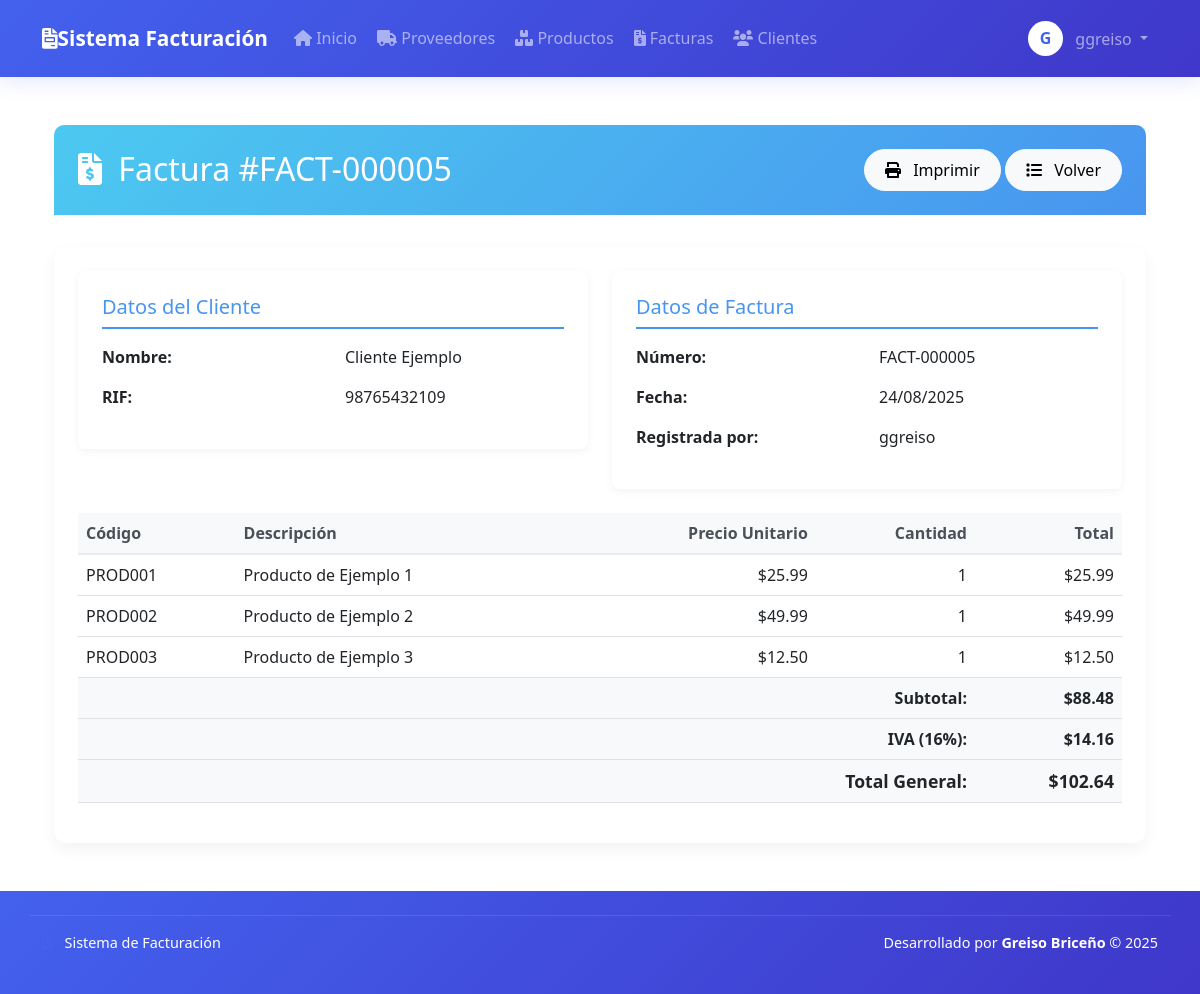
The app's page /facturacion/modules/invoices/view.php?id=5 (signed in) with its own data.
### tables this page shows
CREATE TABLE `invoices` (
  `id` int(11) NOT NULL,
  `invoice_number` varchar(20) NOT NULL,
  `client_id` int(11) NOT NULL,
  `date` date NOT NULL,
  `subtotal` decimal(10,2) NOT NULL,
  `tax` decimal(10,2) NOT NULL,
  `total` decimal(10,2) NOT NULL,
  `user_id` int(11) NOT NULL,
  `updated_by` int(11) DEFAULT NULL,
  `action_type` enum('created','updated','deleted') DEFAULT 'created',
  `status` varchar(20) NOT NULL DEFAULT 'pending',
  `created_at` timestamp NOT NULL DEFAULT CURRENT_TIMESTAMP,
  `updated_at` timestamp NULL DEFAULT NULL ON UPDATE CURRENT_TIMESTAMP
);

CREATE TABLE `clients` (
  `id` int(11) NOT NULL,
  `name` varchar(100) NOT NULL,
  `ruc` varchar(20) DEFAULT NULL,
  `address` text,
  `phone` varchar(20) DEFAULT NULL,
  `email` varchar(100) DEFAULT NULL,
  `created_at` timestamp NOT NULL DEFAULT CURRENT_TIMESTAMP,
  `updated_at` timestamp NULL DEFAULT NULL ON UPDATE CURRENT_TIMESTAMP,
  `created_by` int(11) DEFAULT NULL,
  `updated_by` int(11) DEFAULT NULL,
  `action_type` enum('created','updated','deleted') DEFAULT 'created'
);

CREATE TABLE `users` (
  `id` int(11) NOT NULL,
  `username` varchar(50) NOT NULL,
  `password` varchar(255) NOT NULL,
  `role` varchar(20) NOT NULL DEFAULT 'user',
  `created_at` timestamp NOT NULL DEFAULT CURRENT_TIMESTAMP
);

CREATE TABLE `invoice_details` (
  `id` int(11) NOT NULL,
  `invoice_id` int(11) NOT NULL,
  `product_id` int(11) NOT NULL,
  `quantity` decimal(10,3) NOT NULL,
  `unit_price` decimal(10,2) NOT NULL,
  `total_price` decimal(10,2) NOT NULL
);

CREATE TABLE `products` (
  `id` int(11) NOT NULL,
  `code` varchar(50) NOT NULL,
  `description` text NOT NULL,
  `price` decimal(10,2) NOT NULL,
  `cost_price` decimal(10,2) DEFAULT NULL,
  `stock` decimal(10,3) NOT NULL DEFAULT '0.000',
  `stock_min` int(11) NOT NULL DEFAULT '5',
  `provider_id` int(11) DEFAULT NULL,
  `created_at` timestamp NOT NULL DEFAULT CURRENT_TIMESTAMP,
  `updated_at` timestamp NULL DEFAULT NULL ON UPDATE CURRENT_TIMESTAMP,
  `created_by` int(11) DEFAULT NULL,
  `updated_by` int(11) DEFAULT NULL,
  `action_type` enum('created','updated','deleted') DEFAULT 'created',
  `measure_unit` varchar(10) NOT NULL DEFAULT 'unidad',
  `min_stock` decimal(10,3) NOT NULL DEFAULT '5.000'
);

### facturacion/modules/invoices/view.php (the view, shortened to what this page needs)
<?php
$invoiceId = (int)$_GET['id'];
$stmt = $conn->prepare("SELECT i.*, c.name as client_name, c.ruc as client_ruc,
                        u.username as user_created
                        FROM invoices i
                        LEFT JOIN clients c ON i.client_id = c.id
                        LEFT JOIN users u ON i.user_id = u.id
                        WHERE i.id = ?");
$stmt->bind_param("i", $invoiceId);
$stmt->execute();
$invoice = $stmt->get_result()->fetch_assoc();
$details = $conn->prepare("SELECT d.*, p.code as product_code, p.description as product_description, p.measure_unit
                          FROM invoice_details d
                          LEFT JOIN products p ON d.product_id = p.id
                          WHERE d.invoice_id = ?");
$details->bind_param("i", $invoiceId);
$details->execute();
$invoiceDetails = $details->get_result()->fetch_all(MYSQLI_ASSOC);
require_once dirname(__DIR__, 2) . '/includes/header.php';
?>
<div class="container py-4">
    <div class="invoice-header">
        <div class="d-flex justify-content-between align-items-center">
            <h2 class="mb-0">
                <i class="fas fa-file-invoice-dollar me-2"></i>
                Factura #<?= htmlspecialchars($invoice['invoice_number']) ?>
            </h2>
            <div>
                <a href="print.php?id=<?= $invoice['id'] ?>" class="btn btn-light btn-invoice" target="_blank">
                    <i class="fas fa-print me-2"></i> Imprimir
                </a>
                <a href="list.php" class="btn btn-light btn-invoice">
                    <i class="fas fa-list me-2"></i> Volver
                </a>
            </div>
        </div>
    </div>
    <div class="invoice-card">
        <div class="card-body p-4">
            <div class="row mb-4 g-4">
                <div class="col-md-6">
                    <div class="client-info">
                        <h5 class="section-title">Datos del Cliente</h5>
                        <div class="row">
                            <div class="col-md-6">
                                <p><strong>Nombre:</strong></p>
                                <p><strong>RIF:</strong></p>
                            </div>
                            <div class="col-md-6">
                                <p><?= htmlspecialchars($invoice['client_name']) ?></p>
                                <p><?= htmlspecialchars($invoice['client_ruc']) ?></p>
                            </div>
                        </div>
                    </div>
                </div>
                <div class="col-md-6">
                    <div class="invoice-info">
                        <h5 class="section-title">Datos de Factura</h5>
                        <div class="row">
                            <div class="col-md-6">
                                <p><strong>Número:</strong></p>
                                <p><strong>Fecha:</strong></p>
                                <p><strong>Registrada por:</strong></p>
                            </div>
                            <div class="col-md-6">
                                <p><?= htmlspecialchars($invoice['invoice_number']) ?></p>
                                <p><?= date('d/m/Y', strtotime($invoice['date'])) ?></p>
                                <p><?= htmlspecialchars($invoice['user_created']) ?></p>
                            </div>
                        </div>
                    </div>
                </div>
            </div>
            <div class="table-responsive">
                <table class="table invoice-table">
                    <thead>
                        <tr>
                            <th>Código</th>
                            <th>Descripción</th>
                            <th class="text-end">Precio Unitario</th>
                            <th class="text-end">Cantidad</th>
                            <th class="text-end">Total</th>
                        </tr>
                    </thead>
                    <tbody>
                        <?php foreach ($invoiceDetails as $detail): ?>
                        <tr>
                            <td><?= htmlspecialchars($detail['product_code']) ?></td>
                            <td><?= htmlspecialchars($detail['product_description']) ?></td>
                            <td class="text-end">$<?= number_format($detail['unit_price'], 2) ?></td>
                            <td class="text-end"><?= $detail['measure_unit'] == 'kg' ? number_format($detail['quantity'], 2) . ' kg' : (int)$detail['quantity'] ?></td>
                            <td class="text-end">$<?= number_format($detail['total_price'], 2) ?></td>
                        </tr>
                        <?php endforeach; ?>
                    </tbody>
                    <tfoot>
                        <tr>
                            <th colspan="4" class="text-end">Subtotal:</th>
                            <th class="text-end">$<?= number_format($invoice['subtotal'], 2) ?></th>
                        </tr>
                        <tr>
                            <th colspan="4" class="text-end">IVA (16%):</th>
                            <th class="text-end">$<?= number_format($invoice['tax'], 2) ?></th>
                        </tr>
                        <tr class="total-row">
                            <th colspan="4" class="text-end">Total General:</th>
                            <th class="text-end">$<?= number_format($invoice['total'], 2) ?></th>
                        </tr>
                    </tfoot>
                </table>
            </div>
        </div>
    </div>
</div>
<?php
require_once dirname(__DIR__, 2) . '/includes/footer.php';
?>

### facturacion/includes/header.php (style rules this page uses)
:root { --primary-color: #4361ee; --secondary-color: #3f37c9; --accent-color: #4895ef; --light-color: #f8f9fa; --dark-color: #212529; --success-color: #4cc9f0; --info-color: #4895ef; --warning-color: #f8961e; --danger-color: #f72585; }

### facturacion/modules/invoices/view.php (style rules this page uses)
.invoice-header { background: linear-gradient(135deg, #4cc9f0, #4895ef); color: white; padding: 1.5rem; border-radius: 10px 10px 0 0; margin-bottom: 2rem; }
.invoice-card { border: none; border-radius: 12px; box-shadow: 0 6px 15px rgba(0, 0, 0, 0.05); overflow: hidden; }
.invoice-table { border-collapse: separate; border-spacing: 0; }
.invoice-table thead th { background-color: #f8f9fa; font-weight: 600; color: #495057; border-bottom: 2px solid #e9ecef; }
.invoice-table tfoot th { background-color: #f8f9fa; font-weight: 600; }
.total-row { font-size: 1.1rem; background-color: rgba(76, 201, 240, 0.1) !important; }
.btn-invoice { border-radius: 50px; padding: 8px 20px; font-weight: 500; transition: all 0.3s; }
.client-info, .invoice-info { background-color: white; padding: 1.5rem; border-radius: 8px; box-shadow: 0 2px 10px rgba(0, 0, 0, 0.05); }
.section-title { color: #4895ef; border-bottom: 2px solid #4895ef; padding-bottom: 0.5rem; margin-bottom: 1rem; }

### records on screen
invoices: invoice_number "FACT-000005", client.name "Cliente Ejemplo", client.ruc "98765432109", date "24/08/2025", user.username "ggreiso", subtotal "88.48", tax "14.16", total "102.64"
invoice_details: product.code "PROD001", product.description "Producto de Ejemplo 1", unit_price "25.99", quantity "1", total_price "25.99"
invoice_details: product.code "PROD002", product.description "Producto de Ejemplo 2", unit_price "49.99", quantity "1", total_price "49.99"
invoice_details: product.code "PROD003", product.description "Producto de Ejemplo 3", unit_price "12.50", quantity "1", total_price "12.50"

### other values on screen
substr(htmlspecialchars($_SESSION['username']), 0, 1) "G"
$_SESSION['username'] "ggreiso"
